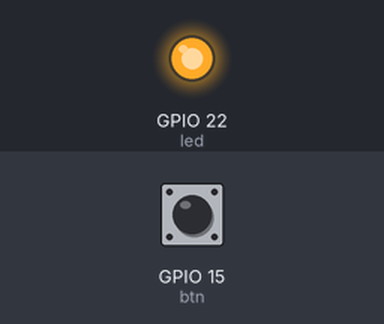
Recording of a program running on a simulated ESP32 board running MicroPython. Shown: output pins drawn as LEDs (lit = HIGH). The inputs (shaded band) are chosen by the test bench; at power-on: GPIO 15 (btn) HIGH. Deep sleep restarts the program when it ends.

Above: at 4.2 s.
4.3 s: GPIO 15 (btn) pulled LOW for 1 s
At 11.3 s:
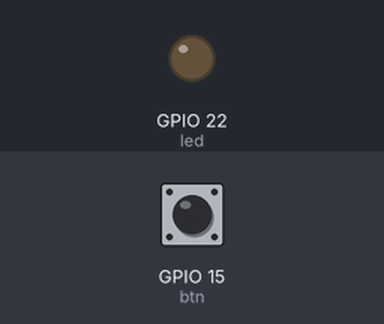
Timing chart, 0 to 12.8 s (numbered marks = the images above; inputs shaded):
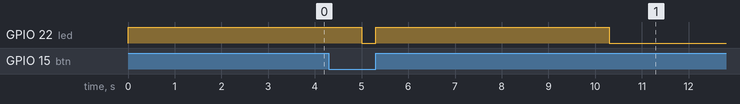

The program:

main.py
```python
"""
   * e-mail : rachelsysteme@gmail.com
   * gitHub : https://github.com/RS-malik-el
   * Donation : paypal.me/RachelSysteme
   *
   * @AUTHEUR : RACHEL SYSTEME
   * DATE : 14/09/2022
   *
   * @Board : ESP32
   * Gestion deepsleep externe
"""
from esp32 import wake_on_ext0, WAKEUP_ALL_LOW
from machine import Pin, deepsleep
from time import sleep_ms

led = Pin(22, mode=Pin.OUT)
btn = Pin(15, mode=Pin.IN, pull=Pin.PULL_UP)

wake_on_ext0(pin=btn, level=WAKEUP_ALL_LOW)

led.value(1)
sleep_ms(5000) # Attente
deepsleep()
```
